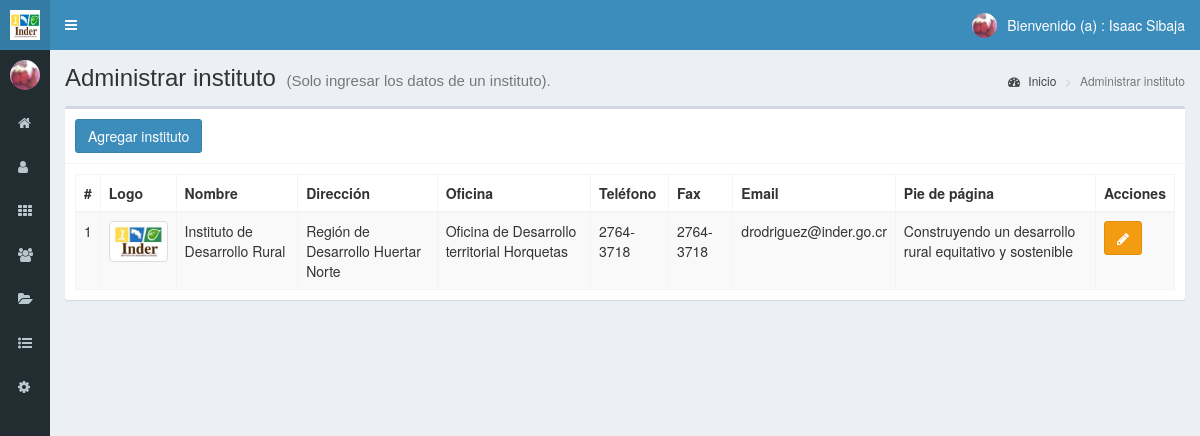
/instituto (signed in), run on the app's committed database.
### tables this page shows
CREATE TABLE `instituto` (
  `id` int(11) NOT NULL,
  `nombre` text NOT NULL,
  `direccion` text NOT NULL,
  `oficina` text NOT NULL,
  `logo` text NOT NULL,
  `telefono` text NOT NULL,
  `fax` text NOT NULL,
  `email` text NOT NULL,
  `pie` text NOT NULL
);

### controladores/plantilla.controlador.php (called while the page is built)
<?php
class ControladorPlantilla
{
	static public function ctrPlantilla(){
		include "vistas/plantilla.php";
	}
}
?>

### index.php (called while the page is built, shortened)
<?php
require_once "controladores/plantilla.controlador.php";
require_once "controladores/tramites.controlador.php";
require_once "controladores/instituto.controlador.php";
require_once "controladores/labores.controlador.php";
require_once "modelos/instituto.modelo.php";
$plantilla = new ControladorPlantilla();
$plantilla->ctrPlantilla();

### controladores/instituto.controlador.php (called while the page is built, shortened)
<?php
class ControladorInstituto
{
    public static function ctrMostrarInstituto($item, $valor)
    {
        $tabla = "instituto";
        $respuesta = ModeloInstituto::mdlMostrarInstituto($tabla, $item, $valor);
        return $respuesta;
    }
}

### modelos/conexion.php (called while the page is built)
<?php
class Conexion
{
    public static function conectar()
    {
        $link = new PDO("mysql:host=localhost;dbname=inder", "root", "");
        $link->exec("set names utf8");
        return $link;
    }
}

### modelos/instituto.modelo.php (called while the page is built, shortened)
<?php
require_once "conexion.php";
class ModeloInstituto
{
    public static function mdlMostrarInstituto($tabla, $item, $valor)
    {
        if ($item != null) {
            $stmt = Conexion::conectar()->prepare("SELECT * FROM $tabla WHERE $item = :$item");
            $stmt->bindParam(":" . $item, $valor, PDO::PARAM_STR);
            $stmt->execute();
            return $stmt->fetch();
        } else {
            $stmt = Conexion::conectar()->prepare("SELECT * FROM $tabla order by id asc limit 1");
            $stmt->execute();
            return $stmt->fetchAll();
        }
    }
}

### vistas/modulos/instituto.php (the view, shortened to what this page needs)
<div class="content-wrapper">
  <section class="content-header">
    <h1>
      Administrar instituto
      <small>(Solo ingresar los datos de un instituto).</small>
    </h1>
    <ol class="breadcrumb">
      <li><a href="inicio"><i class="fa fa-dashboard"></i> Inicio</a></li>
      <li class="active">Administrar instituto</li>
    </ol>
  </section>
  <section class="content">
    <div class="box">
      <div class="box-header with-border">
        <?php
if ($_SESSION["perfil"] == "Administrador") {
    echo '<button class="btn btn-primary" data-toggle="modal" data-target="#modalAgregarInstituto">
          Agregar instituto
        </button>';
}?>
      </div>
      <div class="box-body">
       <table class="table table-bordered table-striped dt-responsive tablas" width="100%">
        <thead>
         <tr>
           <th style="width:10px">#</th>
           <th>Logo</th>
           <th>Nombre</th>
           <th>Dirección</th>
           <th>Oficina</th>
           <th>Teléfono</th>
           <th>Fax</th>
           <th>Email</th>
           <th>Pie de página</th>
           <th>Acciones</th>
         </tr>
        </thead>
        <tbody>
        <?php
$item  = null;
$valor = null;
$instituto = ControladorInstituto::ctrMostrarInstituto($item, $valor);
foreach ($instituto as $key => $value) {
    echo ' <tr>
                  <td>' . ($key + 1) . '</td>';
    if ($value["logo"] != "") {
        echo '<td><img src="' . $value["logo"] . '" class="img-thumbnail" width="100px"></td>';
    } else {
        echo '<td><img src="vistas/img/instituto/default.png" class="img-thumbnail" width="100px"></td>';
    }
    echo '<td>' . $value["nombre"] . '</td>
                  <td>' . $value["direccion"] . '</td>
                  <td>' . $value["oficina"] . '</td>
                  <td>' . $value["telefono"] . '</td>
                  <td>' . $value["fax"] . '</td>
                  <td>' . $value["email"] . '</td>
                  <td>' . $value["pie"] . '</td>
                  <td>
                    <div class="btn-group">';
    if ($_SESSION["perfil"] == "Administrador") {
        echo '<button class="btn btn-warning btnEditarInstituto" idInstituto="' . $value["id"] . '" data-toggle="modal" data-target="#modalEditarInstituto"><i class="fa fa-pencil"></i></button>';
    } else {
        echo '<a style="color:red" align="center">No tiene permiso</a>';
    }
    echo '</tr>';
}
?>
        </tbody>
       </table>
      </div>
    </div>
  </section>
</div>

### data on the page
instituto: logo (placeholder picture), nombre "Instituto de Desarrollo Rural", direccion "Región de Desarrollo Huertar Norte", oficina "Oficina de Desarrollo territorial Horquetas", telefono "2764-3718", fax "2764-3718", email "drodriguez@inder.go.cr", pie "Construyendo un desarrollo rural equitativo y sostenible"

### other printed values
$_SESSION["nombre"] "Isaac Sibaja"
